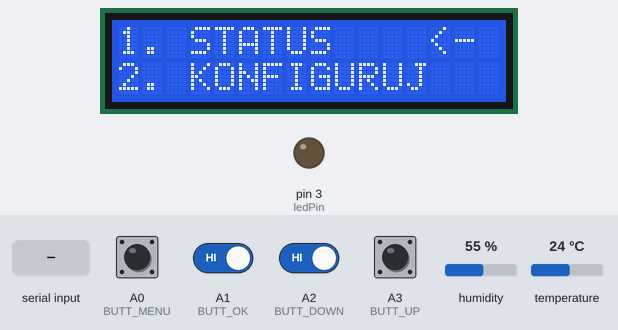
Simulated run of this sketch. Board: Arduino Uno, built with avr-gcc and run on an emulated ATmega328P. On the bench: 16×2 character LCD, output pins drawn as LEDs (lit = HIGH). The test bench sets the inputs (shaded band); at power-on: A0 (BUTT_MENU), A1 (BUTT_OK), A2 (BUTT_DOWN), A3 (BUTT_UP) HIGH, humidity 55 %, temperature 24 °C. What the sketch prints to the serial monitor is not drawn.

Above: at 13.7 s.
13.8 s: "90:45:200\n" received over Serial
At 20.1 s:
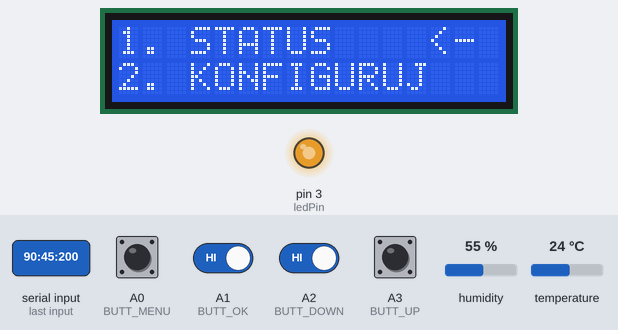
21.0 s: "30:150:10\n" received over Serial
At 24.5 s:
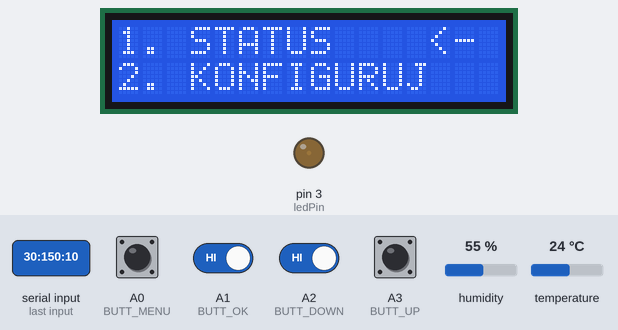
25.0 s: A1 (BUTT_OK) driven LOW and A2 (BUTT_DOWN) driven LOW
At 27.5 s:
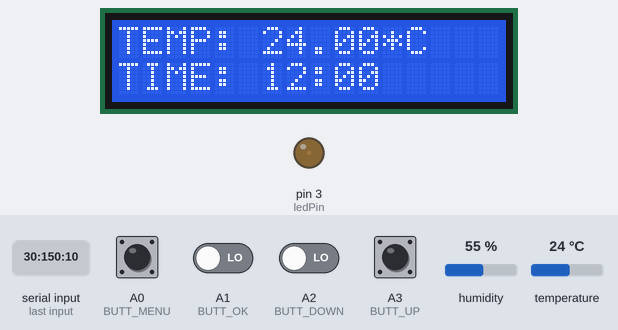
33.6 s: "90:45\n" received over Serial
At 37.9 s:
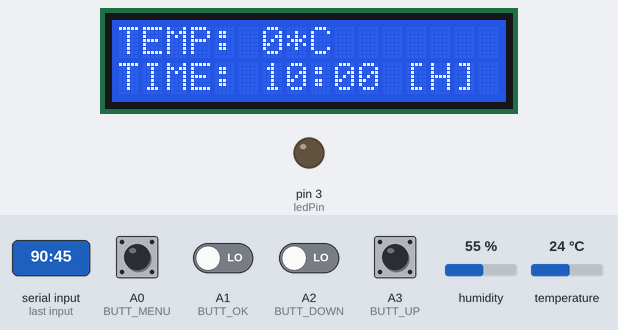
42.2 s: A0 (BUTT_MENU) pulled LOW for 1 s
At 43.9 s:
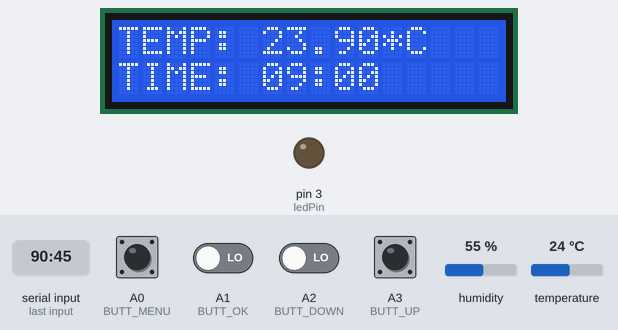
47.2 s: A0 (BUTT_MENU) driven LOW and A1 (BUTT_OK) driven HIGH
At 49.7 s:
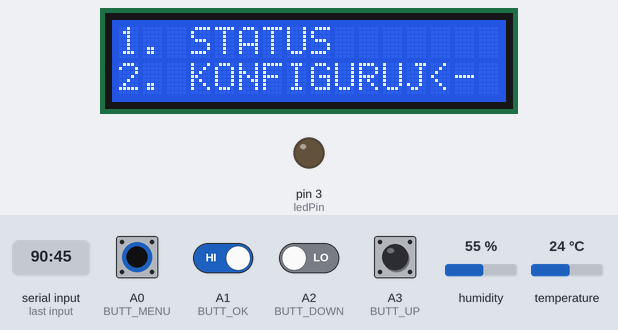
Timing chart, 0 to 51.2 s (numbered marks = the images above; inputs shaded):
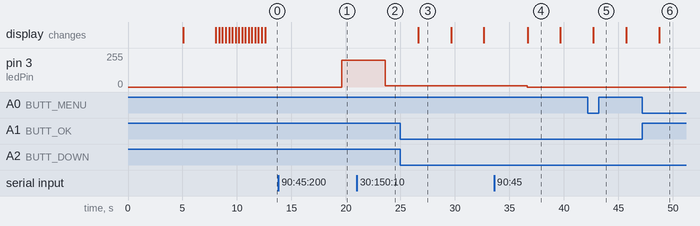

Measured:
- after the input at 13.8 s, pin 3 (ledPin): 0/255 → 200/255 after 5.8 s
- after the input at 21.0 s, pin 3 (ledPin): 200/255 → 10/255 after 2.6 s
- after the input at 25.0 s, the display: changes after 1.6 s (image 3)
- after the input at 33.6 s, pin 3 (ledPin): 10/255 → 0/255 after 3.1 s
- after the input at 42.2 s, the display: changes after 0.50 s (image 5)
- after the input at 47.2 s, the display: changes after 1.5 s (image 6)
- what the display in image 3 shows lasts 3.0 s, from 26.6 s to 29.6 s

The sketch:

sketch_jan10a.ino
```cpp
#include <DHT.h>
#include <LiquidCrystal.h>

//#define DHTTYPE DHT11   // DHT 11
#define DHTTYPE DHT22   // DHT 22  (AM2302)
//#define DHTTYPE DHT21   // DHT 21 (AM2301)
#define DHTPIN 2     // what pin we're connected to


//Buttons declaration
#define BUTT_UP A3
#define BUTT_DOWN A2
#define BUTT_OK A1
#define BUTT_MENU A0
#define DHT_PIN 2

LiquidCrystal lcd(4, 5, 6, 7, 8, 9);
DHT dht(DHTPIN, DHTTYPE);


bool wasClicked = false;

int ledPin = 3;

int a = 10;
int currentView = 0;

float TEMPERATURE;
float targetTemperature;

int HOUR = 12;
int targetHOUR = 12;
int MINUTE = 0;
int targetMINUTE = 0;
int heatingDegree;


int menuMode = 0;
int configMode = 0;

int timeMode = 0;

int incomingByte = 0; // for incoming serial data

float tempDiff;


char cstr[16];


//Funkcje

void ftoa(float f, char *str, uint8_t precision) {
  uint8_t i, j, divisor = 1;
  int8_t log_f;
  int32_t int_digits = (int)f;             //store the integer digits
  float decimals;
  char s1[12];

  memset(str, 0, sizeof(s1));
  memset(s1, 0, 10);

  if (f < 0) {                             //if a negative number
    str[0] = '-';                          //start the char array with '-'
    f = abs(f);                            //store its positive absolute value
  }
  log_f = ceil(log10(f));                  //get number of digits before the decimal
  if (log_f > 0) {                         //log value > 0 indicates a number > 1
    if (log_f == precision) {              //if number of digits = significant figures
      f += 0.5;                            //add 0.5 to round up decimals >= 0.5
      itoa(f, s1, 10);                     //itoa converts the number to a char array
      strcat(str, s1);                     //add to the number string
    }
    else if ((log_f - precision) > 0) {    //if more integer digits than significant digits
      i = log_f - precision;               //count digits to discard
      divisor = 10;
      for (j = 0; j < i; j++) divisor *= 10;    //divisor isolates our desired integer digits
      f /= divisor;                             //divide
      f += 0.5;                            //round when converting to int
      int_digits = (int)f;
      int_digits *= divisor;               //and multiply back to the adjusted value
      itoa(int_digits, s1, 10);
      strcat(str, s1);
    }
    else {                                 //if more precision specified than integer digits,
      itoa(int_digits, s1, 10);            //convert
      strcat(str, s1);                     //and append
    }
  }

  else {                                   //decimal fractions between 0 and 1: leading 0
    s1[0] = '0';
    strcat(str, s1);
  }

  if (log_f < precision) {                 //if precision exceeds number of integer digits,
    decimals = f - (int)f;                 //get decimal value as float
    strcat(str, ".");                      //append decimal point to char array

    i = precision - log_f;                 //number of decimals to read
    for (j = 0; j < i; j++) {              //for each,
      decimals *= 10;                      //multiply decimals by 10
      if (j == (i-1)) decimals += 0.5;     //and if it's the last, add 0.5 to round it
      itoa((int)decimals, s1, 10);         //convert as integer to character array
      strcat(str, s1);                     //append to string
      decimals -= (int)decimals;           //and remove, moving to the next
    }
  }
}


void initLCD(){
    currentView=1;
    lcd.setCursor(0, 0); //Ustawienie kursora
    lcd.print("SHETALPO");
    delay(3000);
    lcd.clear();
    lcd.print("LOADING");
    for(int i = 0; i < 15; i++)
    {
      lcd.setCursor(i, 1);
      lcd.write("*");
      delay(300);
    }


    showMenu();

}

void showMenu(){
    currentView = 3;
    menuMode = 0;
    lcd.clear();
    lcd.println("1. STATUS    <-   ");
    lcd.setCursor(0,1);
    lcd.println("2. KONFIGURUJ     ");
}

void showStatus(){
    currentView = 2;
    lcd.clear();
    lcd.print("TEMP: ");
    ftoa(TEMPERATURE, cstr, 1);
    lcd.print(TEMPERATURE);

    lcd.setCursor(0,1);
    //lcd.println("TIME: 12:00      ");
    lcd.print("TIME: ");
    if(HOUR < 10){
        lcd.print("0");
    }
    lcd.print(HOUR);
    lcd.print(":");
    if(MINUTE < 10){
        lcd.print("0");
    }
    lcd.print(MINUTE);
}

void showConfig(){
    currentView = 4;
    lcd.clear();
    lcd.print("TEMP: ");
    ftoa(targetTemperature, cstr, 1);
    lcd.print(targetTemperature);
    lcd.print("*C   <-");
    lcd.setCursor(0,1);
    lcd.print("TIME: ");

    if(targetHOUR < 10){
        lcd.print("0");
        lcd.print(itoa(targetHOUR, cstr, 10));
    }else{
        lcd.print(itoa(targetHOUR, cstr, 10));
    }

    lcd.print(":");

    if(targetMINUTE < 10){
        lcd.print("0");
        lcd.print(targetMINUTE);
    }else{
        lcd.print(targetMINUTE);
    }
}

void showMenuDown(){
    currentView = 3;
    menuMode = 1;
    lcd.clear();
    lcd.println("1. STATUS         ");
    lcd.setCursor(0,1);
    lcd.println("2. KONFIGURUJ<-   ");

}

void showSettingTime(){
    currentView = 4;
    lcd.clear();
    lcd.print("TEMP: ");
    ftoa(targetTemperature, cstr, 1);
    lcd.print(cstr);
    lcd.print("*C");
    lcd.setCursor(0,1);
    // lcd.println("TIME: 12:00  <-   ");
    lcd.print("TIME: ");

    if(targetHOUR < 10){
        lcd.print("0");
        lcd.print(itoa(targetHOUR, cstr, 10));
    }else{
        lcd.print(itoa(targetHOUR, cstr, 10));
    }

    lcd.print(":");

    if(targetMINUTE < 10){
        lcd.print("0");
        lcd.print(targetMINUTE);
    }else{
        lcd.print(targetMINUTE);
    }

    if(timeMode == 0){
        lcd.print(" [H]  <-");
    }else if(timeMode == 1){
        lcd.print(" [M]  <-");
    }


}


String getValue(String data, char separator, int index)
{
    int found = 0;
    int strIndex[] = { 0, -1 };
    int maxIndex = data.length() - 1;

    for (int i = 0; i <= maxIndex && found <= index; i++) {
        if (data.charAt(i) == separator || i == maxIndex) {
            found++;
            strIndex[0] = strIndex[1] + 1;
            strIndex[1] = (i == maxIndex) ? i+1 : i;
        }
    }
    return found > index ? data.substring(strIndex[0], strIndex[1]) : "";
}

void serialFlush(){
  while(Serial.available() > 0) {
    char t = Serial.read();
  }
}


void setup()
{
     Serial.begin(9600);
     lcd.begin(16, 2); //Deklaracja typu
     delay(5000);
     initLCD();
     dht.begin();

     if(isnan(dht.readTemperature()))
     {
       lcd.println("Błąd inicjalizacji czujnika !");
       lcd.setCursor(0,1);
       lcd.println("Sprawdz czujnik!");
       delay(60000);
     }

     TEMPERATURE = dht.readTemperature();
     targetTemperature = TEMPERATURE;

     pinMode(BUTT_MENU, INPUT_PULLUP);
     pinMode(BUTT_DOWN, INPUT_PULLUP);
     pinMode(BUTT_UP, INPUT_PULLUP);
     pinMode(BUTT_OK, INPUT_PULLUP);

}

void loop()
{

    delay(3000);

    TEMPERATURE = dht.readTemperature();
    int t1 = (int)(TEMPERATURE*10);
    Serial.print(t1);
    Serial.print(" ");
    int t2 = (int)(targetTemperature*10);
    Serial.println(t2);


    if (Serial.available() > 0) {

        String in = Serial.readString();
        heatingDegree = getValue(in, ':', 2).toInt();
        analogWrite(ledPin, heatingDegree);

        if(currentView == 2)
        {

        HOUR = getValue(in, ':', 0).toInt();
        MINUTE = getValue(in, ':', 1).toInt();
        showStatus();
        }
    }

    if(digitalRead(BUTT_OK)==LOW){

            wasClicked = true;
        }else{

            wasClicked = false;
        }
    //showStatus();


     if(digitalRead(BUTT_MENU)==LOW){

         showMenu();
     }

     //Check buttons in menu view
     if(currentView==3){
        if(digitalRead(BUTT_UP)==LOW){

          menuMode = 0;
          showMenu();

        }else if(digitalRead(BUTT_DOWN)==LOW){
          menuMode=1;

          showMenuDown();
        }


         if(digitalRead(BUTT_OK)==LOW){

             if(menuMode==0){

                 //Serial.println(menuMode);

                 showStatus();
             }
             else if(menuMode==1){

                 showConfig();
                 return;
             }
         }
     }

     //Check buttons in status view
     if(currentView==2){
         //Menu only

     }

    if(currentView==4){
        if(configMode==0){

            if(digitalRead(BUTT_UP)==LOW){
                targetTemperature+=0.1;


                showConfig();


            }

            else if(digitalRead(BUTT_DOWN)==LOW){
                targetTemperature-=0.1;

                showConfig();
            }

        TEMPERATURE = dht.readTemperature();
        int t1 = (int) (TEMPERATURE*10);
        Serial.print(t1);
        Serial.print(" ");
        int t2 = (int)(targetTemperature*10);
        Serial.println(t2);


        if(digitalRead(BUTT_OK)==LOW && !!wasClicked){

          configMode=1;
          showSettingTime();
        }
      }else if(configMode==1){
          if(digitalRead(BUTT_UP)==LOW){

              if(timeMode == 0){

                  targetHOUR = targetHOUR + 1;
                    if(targetHOUR >= 24){

                        targetHOUR = 0;
                    }

              }else if(timeMode == 1){

                  targetMINUTE = targetMINUTE + 1;

                  if(targetMINUTE >= 60){

                      targetMINUTE = 0;
                      targetHOUR = targetHOUR + 1;
                  }
              }
                showSettingTime();
            }

             if(digitalRead(BUTT_DOWN)==LOW){
                if(timeMode == 0)
                {

                  targetHOUR = targetHOUR - 1;
                    if(targetHOUR <= -1){
                        targetHOUR = 23;
                    }

              }else if(timeMode == 1){

                  targetMINUTE = targetMINUTE - 1;
                  if(targetMINUTE <= -1){

                      targetMINUTE = 59;
                      targetHOUR = targetHOUR - 1;
                  }
              }
                showSettingTime();
            }

         if(digitalRead(BUTT_OK)==LOW && !wasClicked && timeMode == 0){
             //ASSIGN temp if config state == 0

             timeMode = 1;

             showSettingTime();

         }else if(digitalRead(BUTT_OK)==LOW && !wasClicked && timeMode == 1){

             timeMode = 0;
             configMode = 0;
             showMenu();
         }
     }


             //ASSIGN time if config state == 1


         }


     }
```
